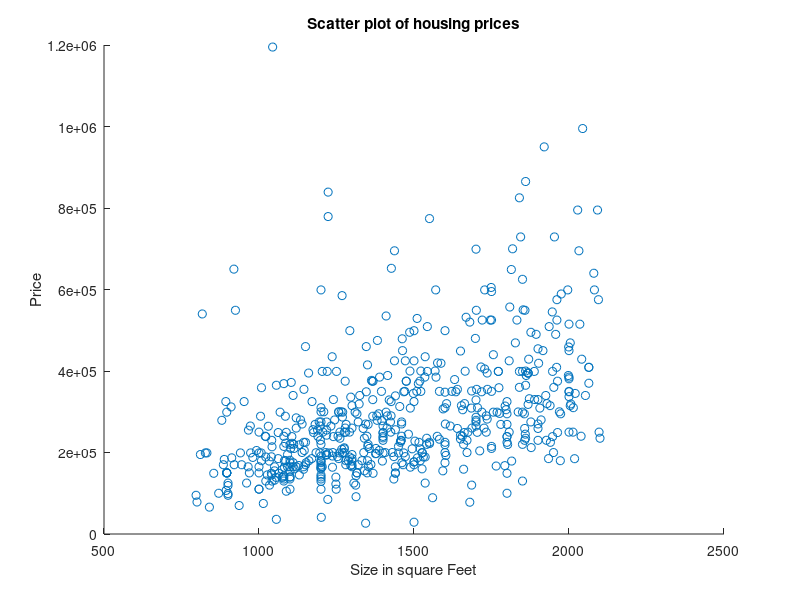
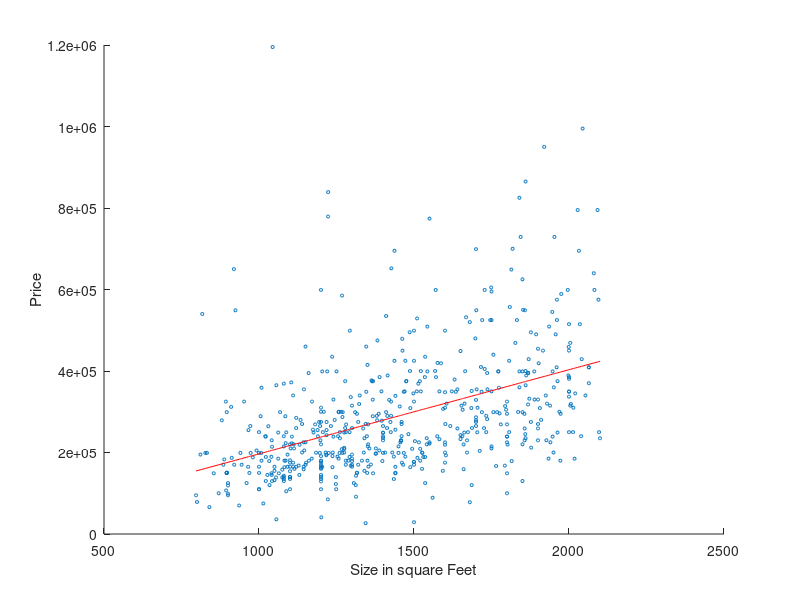
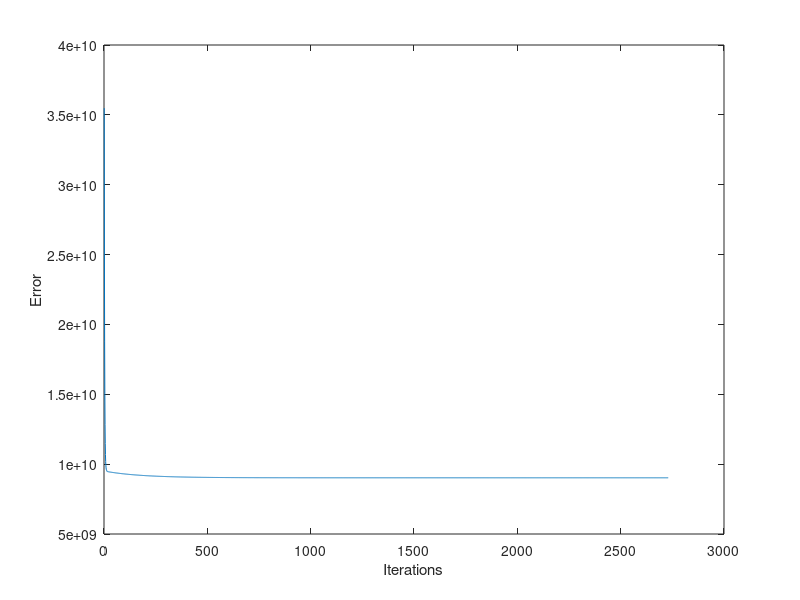

MATLAB code for these plots, in order:
housing_data=dlmread('housing_price_data.dat');
housing_data_price_size=housing_data(:,[5 2]);
sorted_housing_data_price_size=sortrows(housing_data_price_size);
Size_Of_House_Vector=sorted_housing_data_price_size(25:600,1);
Price_Of_House_Vector=sorted_housing_data_price_size(25:600,2);
figure;
scatter(Size_Of_House_Vector,Price_Of_House_Vector);
title('Scatter plot of housing prices');
xlabel('Size in square Feet');
ylabel('Price');
Max_Size = max(Size_Of_House_Vector);
 Min_Size = min(Size_Of_House_Vector);
Value=Max_Size-Min_Size;
Normailzed_Size_Of_House=Size_Of_House_Vector./Value;
w0=0;
w1=0;
learning_rate=0.1;
i=1;
cost=0;
error=zeros(1,1);
while true
    temp0=w0-(learning_rate*(1/576)*(sum(w0+w1*Normailzed_Size_Of_House-Price_Of_House_Vector)));
    temp1=w1-(learning_rate*(1/576)*(sum((w0+w1*Normailzed_Size_Of_House-Price_Of_House_Vector).*Normailzed_Size_Of_House)));
    
    w0=temp0;
    w1=temp1;
    
    f=w0 + w1*Normailzed_Size_Of_House;
    cost=(1/(2*576))*(sum((f-Price_Of_House_Vector).^2));
    error(i)=cost;
    
    if(i~=1 && (error(i-1)-error(i))<0.5)
      break;
    end
    
    i=i+1;
    error=[error;zeros(1,1)];
end

figure;
hold off;
scatter(Size_Of_House_Vector,Price_Of_House_Vector,5);
hold;
plot(Size_Of_House_Vector,f,'r');
xlabel('Size in square Feet'); 
ylabel('Price');
figure; 
plot(error);
xlabel('Iterations');
ylabel('Error');
fprintf('Algorithm converges after %d iterations, learning rate=%5.3f \n', i, learning_rate);
